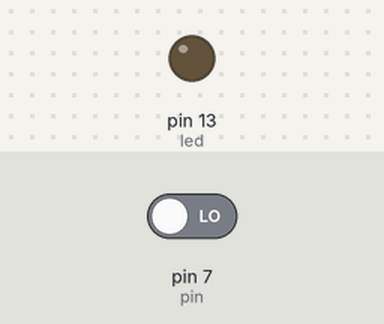
A sketch run on a simulated Arduino Uno, built with avr-gcc and run on an emulated ATmega328P. On the bench: output pins drawn as LEDs (lit = HIGH). The test bench sets the inputs (shaded band); at power-on: pin 7 (pin) LOW.

Above: at 1.2 s.
1.3 s: pin 7 (pin) driven HIGH
At 2.0 s:
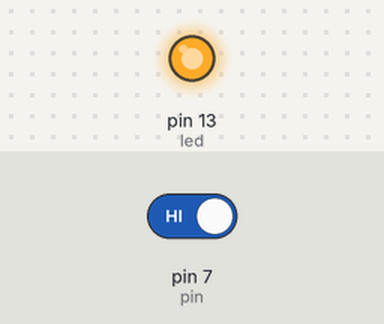
2.8 s: pin 7 (pin) driven LOW
At 3.2 s:
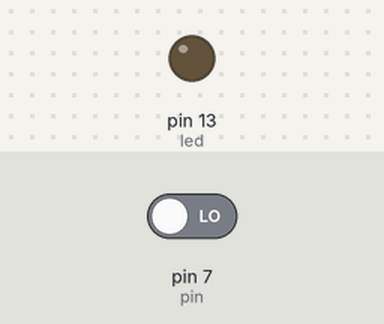
Timing chart, 0 to 5.8 s (numbered marks = the images above; inputs shaded):
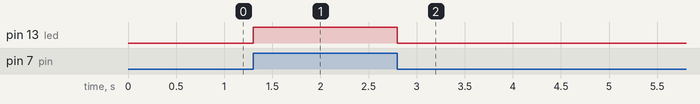

Measured:
- after the input at 1.3 s, pin 13 (led): LOW → HIGH at once
- after the input at 2.8 s, pin 13 (led): HIGH → LOW at once

The sketch:

sketch_jul06c.ino
```cpp
int led=13;
int pin=7;
int value=0;

void setup() {
  // put your setup code here, to run once:
pinMode(led,OUTPUT);
pinMode(pin,INPUT);
}

void loop() {
  // put your main code here, to run repeatedly:
value = digitalRead(pin);
digitalWrite(led,value);
}
```
